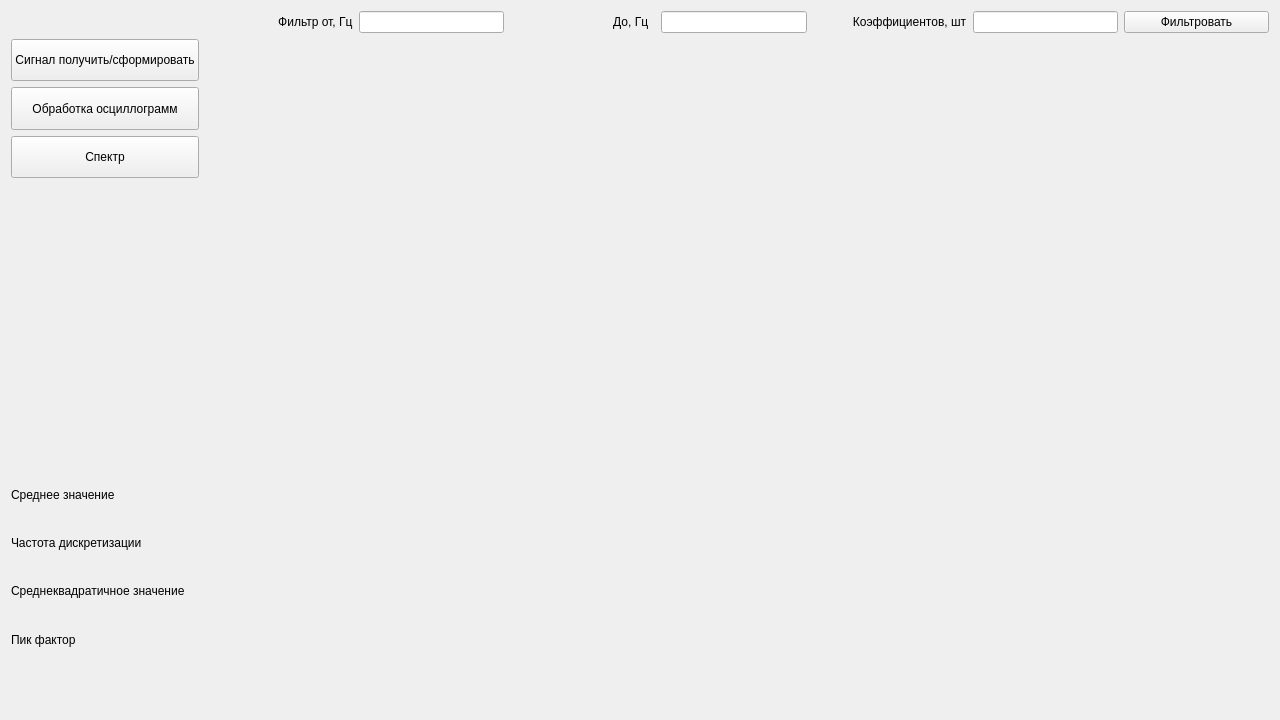
<?xml version="1.0" encoding="UTF-8"?>
<ui version="4.0">
 <class>AnotherWindow</class>
 <widget class="QWidget" name="AnotherWindow">
  <property name="enabled">
   <bool>true</bool>
  </property>
  <property name="geometry">
   <rect>
    <x>0</x>
    <y>0</y>
    <width>1280</width>
    <height>720</height>
   </rect>
  </property>
  <property name="windowTitle">
   <string>Обработка осциллограмм</string>
  </property>
  <property name="layoutDirection">
   <enum>Qt::LeftToRight</enum>
  </property>
  <property name="autoFillBackground">
   <bool>false</bool>
  </property>
  <layout class="QGridLayout" name="gridLayout_3">
   <item row="2" column="2">
    <widget class="QLineEdit" name="lineEdit">
     <property name="sizePolicy">
      <sizepolicy hsizetype="Minimum" vsizetype="Fixed">
       <horstretch>0</horstretch>
       <verstretch>0</verstretch>
      </sizepolicy>
     </property>
    </widget>
   </item>
   <item row="2" column="5">
    <widget class="QLabel" name="label_3">
     <property name="text">
      <string>            Коэффициентов, шт</string>
     </property>
    </widget>
   </item>
   <item row="12" column="0">
    <widget class="QLabel" name="label_4">
     <property name="sizePolicy">
      <sizepolicy hsizetype="Preferred" vsizetype="Preferred">
       <horstretch>0</horstretch>
       <verstretch>0</verstretch>
      </sizepolicy>
     </property>
     <property name="text">
      <string>Среднее значение</string>
     </property>
    </widget>
   </item>
   <item row="13" column="0">
    <widget class="QLabel" name="label_5">
     <property name="sizePolicy">
      <sizepolicy hsizetype="Preferred" vsizetype="Preferred">
       <horstretch>0</horstretch>
       <verstretch>0</verstretch>
      </sizepolicy>
     </property>
     <property name="text">
      <string>Частота дискретизации</string>
     </property>
    </widget>
   </item>
   <item row="2" column="1">
    <widget class="QLabel" name="label">
     <property name="text">
      <string>                      Фильтр от, Гц</string>
     </property>
    </widget>
   </item>
   <item row="14" column="0">
    <widget class="QLabel" name="label_6">
     <property name="sizePolicy">
      <sizepolicy hsizetype="Preferred" vsizetype="Preferred">
       <horstretch>0</horstretch>
       <verstretch>0</verstretch>
      </sizepolicy>
     </property>
     <property name="text">
      <string>Среднеквадратичное значение</string>
     </property>
    </widget>
   </item>
   <item row="15" column="0">
    <widget class="QLabel" name="label_7">
     <property name="sizePolicy">
      <sizepolicy hsizetype="Preferred" vsizetype="Preferred">
       <horstretch>0</horstretch>
       <verstretch>0</verstretch>
      </sizepolicy>
     </property>
     <property name="text">
      <string>Пик фактор</string>
     </property>
    </widget>
   </item>
   <item row="2" column="4">
    <widget class="QLineEdit" name="lineEdit_2">
     <property name="sizePolicy">
      <sizepolicy hsizetype="Minimum" vsizetype="Fixed">
       <horstretch>0</horstretch>
       <verstretch>0</verstretch>
      </sizepolicy>
     </property>
    </widget>
   </item>
   <item row="2" column="7">
    <widget class="QPushButton" name="pushButton_5">
     <property name="sizePolicy">
      <sizepolicy hsizetype="Minimum" vsizetype="Fixed">
       <horstretch>0</horstretch>
       <verstretch>0</verstretch>
      </sizepolicy>
     </property>
     <property name="text">
      <string>Фильтровать</string>
     </property>
    </widget>
   </item>
   <item row="2" column="3">
    <widget class="QLabel" name="label_2">
     <property name="text">
      <string>                               До, Гц</string>
     </property>
    </widget>
   </item>
   <item row="4" column="0">
    <widget class="QPushButton" name="pushButton_2">
     <property name="sizePolicy">
      <sizepolicy hsizetype="Minimum" vsizetype="Preferred">
       <horstretch>0</horstretch>
       <verstretch>0</verstretch>
      </sizepolicy>
     </property>
     <property name="text">
      <string>Обработка осциллограмм</string>
     </property>
    </widget>
   </item>
   <item row="3" column="1" rowspan="14" colspan="7">
    <widget class="QWidget" name="gridWidget" native="true">
     <property name="sizePolicy">
      <sizepolicy hsizetype="Ignored" vsizetype="Ignored">
       <horstretch>0</horstretch>
       <verstretch>0</verstretch>
      </sizepolicy>
     </property>
     <property name="sizeIncrement">
      <size>
       <width>0</width>
       <height>0</height>
      </size>
     </property>
     <property name="layoutDirection">
      <enum>Qt::LeftToRight</enum>
     </property>
     <layout class="QGridLayout" name="gridLayout">
      <property name="sizeConstraint">
       <enum>QLayout::SetDefaultConstraint</enum>
      </property>
     </layout>
    </widget>
   </item>
   <item row="2" column="6">
    <widget class="QLineEdit" name="lineEdit_3">
     <property name="sizePolicy">
      <sizepolicy hsizetype="Minimum" vsizetype="Fixed">
       <horstretch>0</horstretch>
       <verstretch>0</verstretch>
      </sizepolicy>
     </property>
    </widget>
   </item>
   <item row="5" column="0">
    <widget class="QPushButton" name="pushButton_3">
     <property name="sizePolicy">
      <sizepolicy hsizetype="Minimum" vsizetype="Preferred">
       <horstretch>0</horstretch>
       <verstretch>0</verstretch>
      </sizepolicy>
     </property>
     <property name="text">
      <string>Спектр</string>
     </property>
    </widget>
   </item>
   <item row="3" column="0">
    <widget class="QPushButton" name="pushButton">
     <property name="sizePolicy">
      <sizepolicy hsizetype="Minimum" vsizetype="Preferred">
       <horstretch>0</horstretch>
       <verstretch>0</verstretch>
      </sizepolicy>
     </property>
     <property name="text">
      <string>Сигнал получить/сформировать</string>
     </property>
    </widget>
   </item>
  </layout>
 </widget>
 <resources/>
 <connections/>
</ui>
